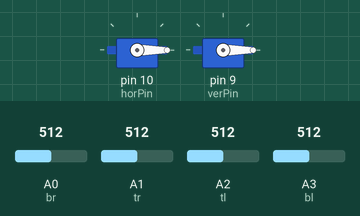
This sketch was run on a simulated Arduino Uno, built with avr-gcc and run on an emulated ATmega328P. On the bench: 2 × servo. Inputs (shaded band) come from the test bench; at power-on: A0 (br) = 512, A2 (tl) = 512, A3 (bl) = 512, A1 (tr) = 512.

Above: at 1.7 s.
1.8 s: A0 (br) set to 546
At 2.61 s:
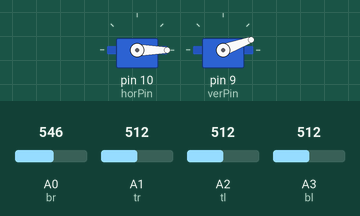
4.8 s: A2 (tl) set to 533
At 4.8 s:
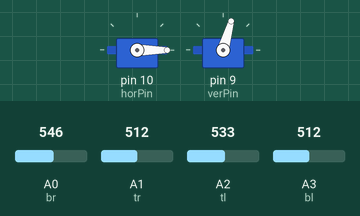
6.3 s: A3 (bl) set to 531
At 6.74 s:
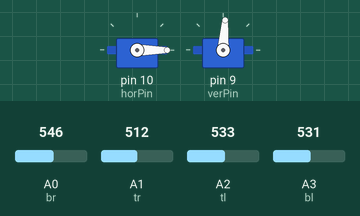
9.3 s: A1 (tr) set to 306
At 9.43 s:
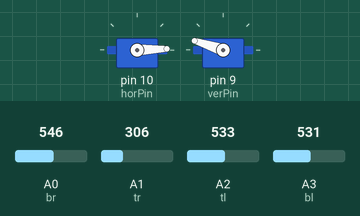
12.3 s: A3 (bl) set to 150
At 12.41 s:
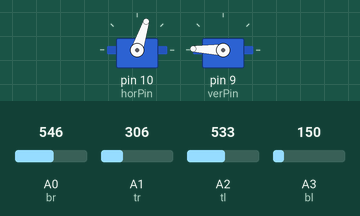
15.3 s: A0 (br) set to 716
Timing chart, 0 to 19.3 s (numbered marks = the images above; inputs shaded):
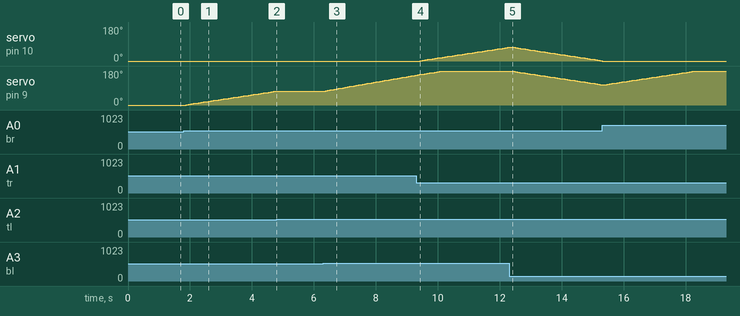

The sketch:

SolarTracker.ino
```cpp
#include <Servo.h>
int horPin = 10;
int verPin = 9;
Servo hor;
int servoh = 90;
int servohLimitHigh = 160;
int servohLimitLow = 20;
Servo ver;
int servov = 90;
int servovLimitHigh = 160;
int servovLimitLow = 20;
int pos;
int tl; //top letf
int tr; //top right
int bl; //bot letf
int br; //bot right

void setup() {
  Serial.begin(9600);
  pinMode(A0, INPUT); //br
  pinMode(A1, INPUT); //tr
  pinMode(A2, INPUT); //tl
  pinMode(A3, INPUT); //bl
  pinMode(horPin, OUTPUT);
  pinMode(verPin, OUTPUT);
  hor.attach(horPin);
  hor.write(0);
  ver.attach(verPin);
  ver.write(0);
  delay(500);
}

void loop() {
  servoh = hor.read();
  servov = ver.read();
  tl = analogRead(A2);
  tr = analogRead(A1);
  bl = analogRead(A3);
  br = analogRead(A0);
  delay(50);
  int avgtop = (tl + tr) / 2; //média top LDRs
  int avgbot = (bl + br) / 2; //média bottom LDRs
  int avgleft = (tl + bl) / 2; //média left LDRs
  int avgright = (tr + br) / 2; //média right LDRs

  //vertical movement
  if(avgtop < (avgbot-10)) // 10 de margem de erro
  {
    ver.write(servov += 2); // Incrementa a posição do servo em 2 graus
    if (servov > servovLimitHigh)
    {
    servov = servovLimitHigh;
    }
    delay(10);
  }
  else if(avgbot < (avgtop-10))
  {
    ver.write(servov -= 2);
    if(servov < servovLimitLow)
    {
    servov = servovLimitLow;
    }
    delay(10);
  }
  else
  {
    ver.write(servov);
  }


  //horizontal movement
  if ( (avgleft-10) > avgright)
  {
    hor.write(servoh += 2);
    if (servoh > servohLimitHigh)
    {
    servoh = servohLimitHigh;
    }
    delay(10);
  }
  else if ( (avgright-10) > avgleft)
  {
    hor.write(servoh -= 2);
    if (servoh < servohLimitLow)
    {
    servoh = servohLimitLow;
    }
    delay(10);
  }
  else
  {
    hor.write(servoh);
  }
  delay(10);

}
```

Measured:
- the behaviour switches between 533 and 534 on A0 (br) (found by bisection; images 0 and 1)
- the behaviour switches between 525 and 526 on A2 (tl) (found by bisection; images 1 and 2)
- the behaviour switches between 519 and 520 on A3 (bl) (found by bisection; images 2 and 3)
- after the input at 1.8 s, servo on pin 9 (verPin): moves from 0° to 74° over 2.9 s, starting after 0.08 s
- after the input at 4.8 s, servo on pin 9 (verPin): stays 74° (without the input it goes to 76° after 0.07 s)
- after the input at 6.3 s, servo on pin 9 (verPin): moves from 74° to 158° over 2.9 s, starting after 0.08 s
- after the input at 9.3 s, servo on pin 10 (horPin): moves from 0° to 72° over 2.8 s, starting after 0.13 s
- after the input at 12.3 s, servo on pin 9 (verPin): moves from 180° to 108° over 2.8 s, starting after 0.10 s
